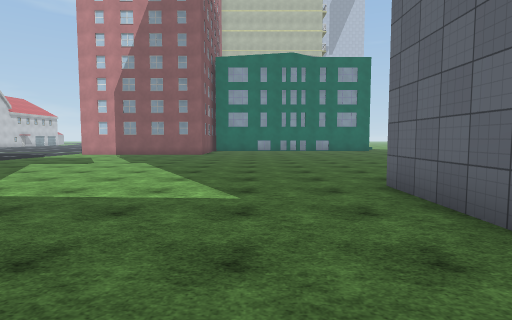
view 1 (above)

24 first-person views from a walk through a scene from a Unity 3-D project. The camera is 1.5 m above the floor, tilts 4° down and sees 80° across. The floor is counted in squares, 2 m on a side. Each view is taken from the middle of a square. On the plan, view 1 faces up. The plan holds only what a view shows up to about 10 squares ahead; the rest is blank. The place goes on beyond the plan. The player is left out. Some surface patterns are stand-ins.

view 2
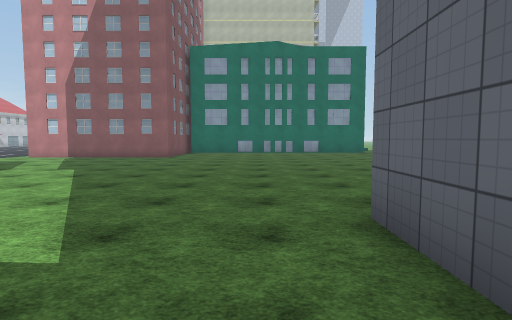

view 3
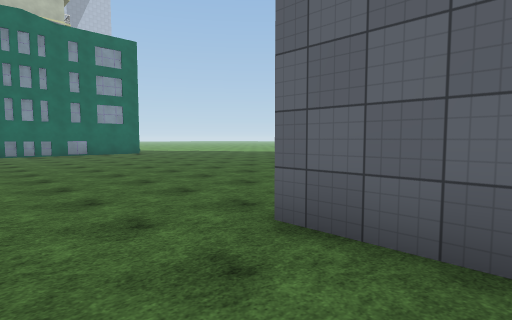

view 4
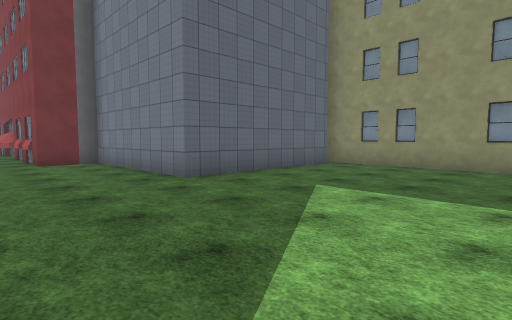

view 5
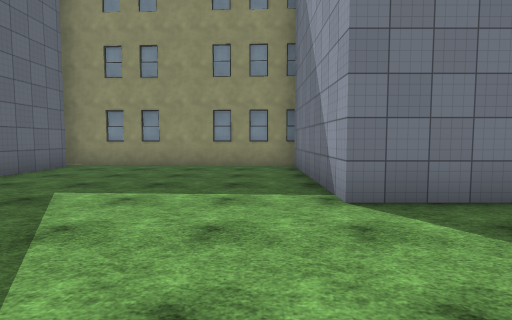

view 6
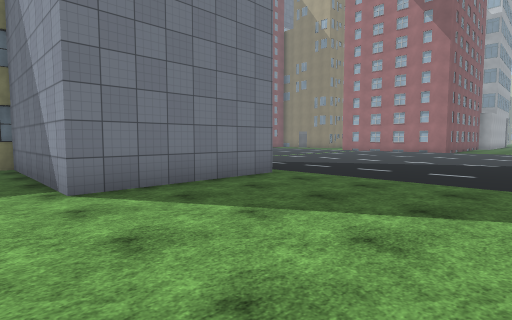

view 7
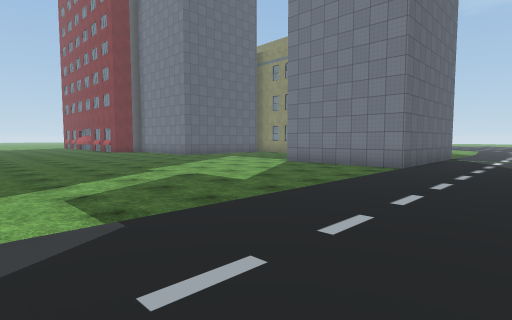

view 8
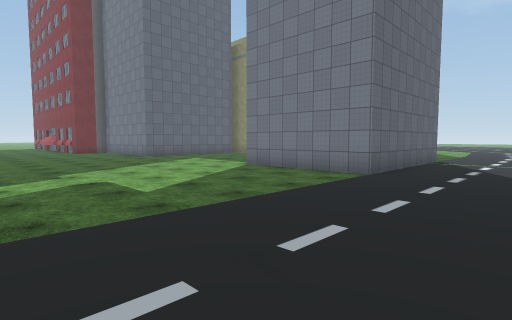

view 9
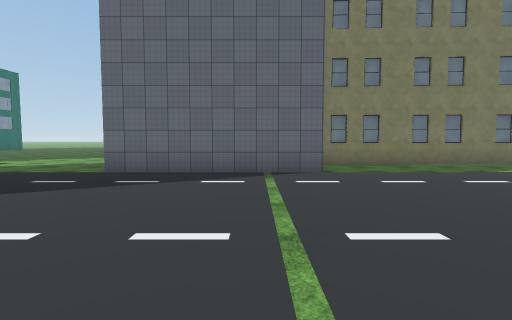

view 10
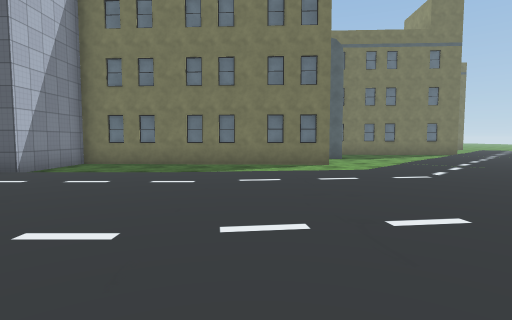

view 11
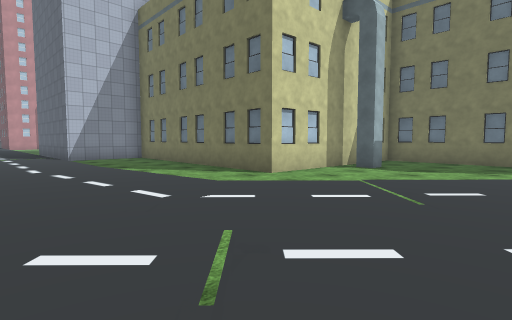

view 12
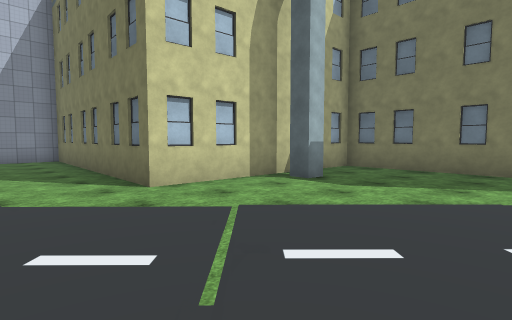

view 13
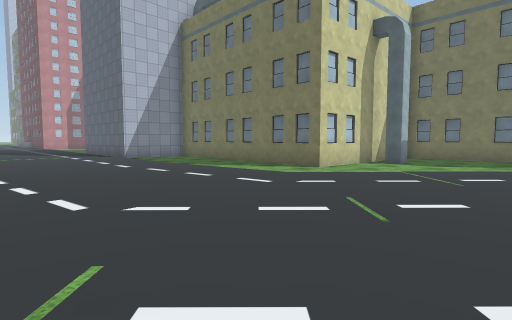

view 14
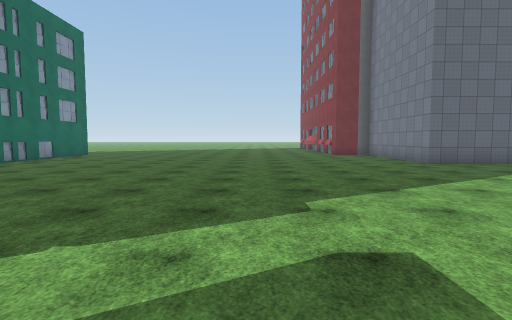

view 15
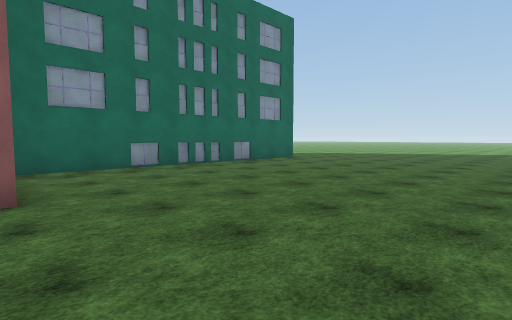

view 16
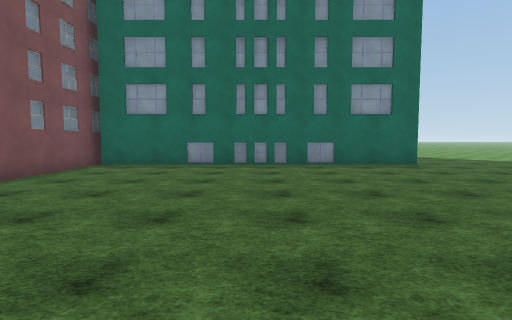

view 17
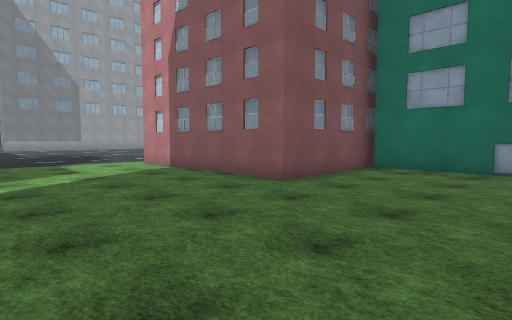

view 18
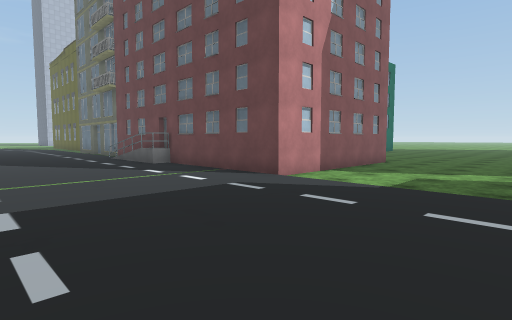

view 19
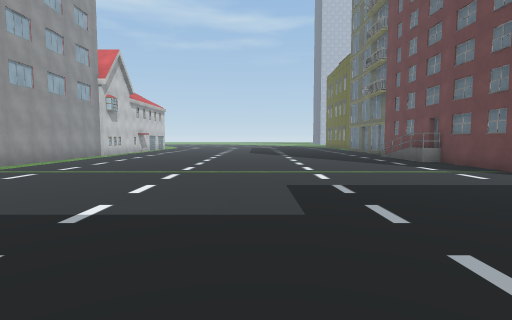

view 20
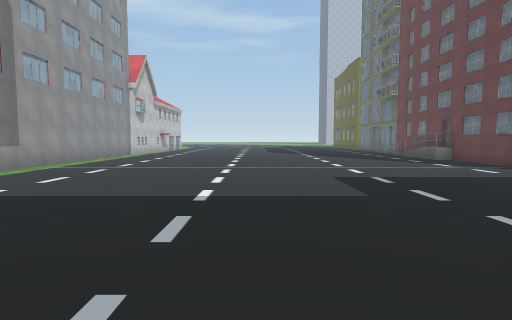

view 21
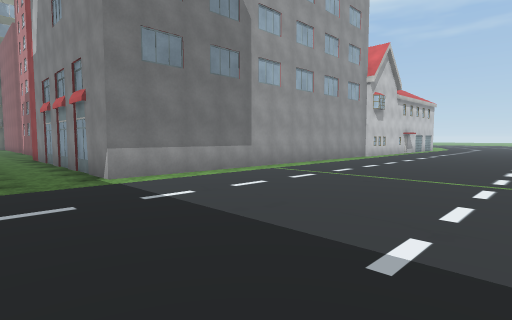

view 22
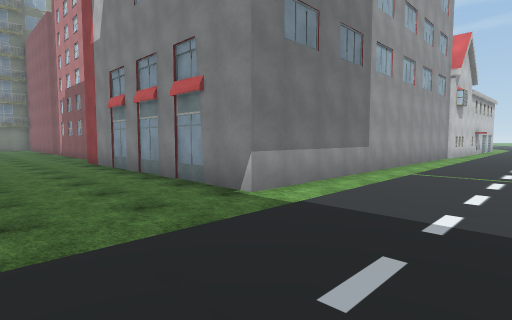

view 23
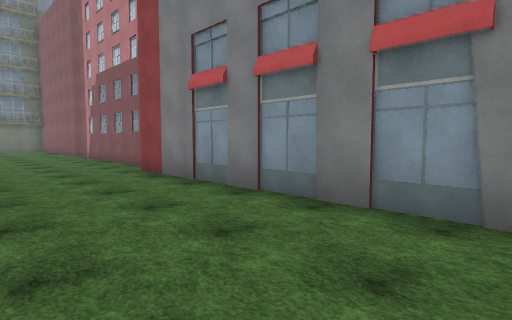

view 24
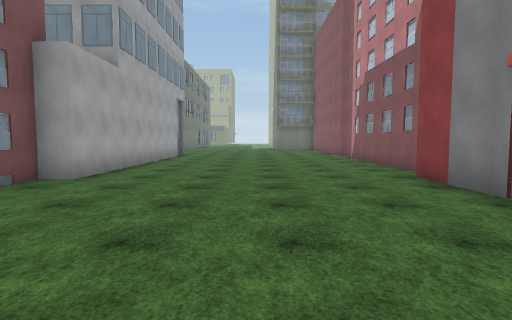

### Floor plan
Key: @ floor where view 1 was taken; # wall or solid block; . floor; B building.
Columns run from 33 left of view 1 to 8 right of it. Each row starts with its distance up from view 1.
 19             #............B             B..
 18             #............#    ##########..
 17             #............#    #...........
 16             #............#    #...........
 15             #............#    #..........
 14             #............######..........
 13 ###B       ##.............................
 12 ....########..............................
 11 ..........................................
 10 .........................................
  9 ................ ...  ...................
  8 ..........       .......................
  7 .........         ........................
  6 ........           .....................##
  5 BB  ##              ................#####
  4                      ....#####.....##
  3                     .....#   #.....#
  2                    ......#   #.....#
  1                   .......#   #.....#
  0                    ......#####...@.#
 -1                     ........########
 -2                      .......#
 -3                      .......#
 -4                     ........#
 -5                    .........#
 -6                   ..........#
 -7                    .........#
 -8                     ........#######
 -9                     ..........#...#
-10                     .............##
-11                     .............#
-12                     .............#
-13                     ...........

Positions as (right, up) in squares from view 1, and headings:
1: (0, 0), facing up
2: (1, 2), facing up
3: (0, 3), facing up-right
4: (-3, 8), facing down-right
5: (-3, 8), facing down
6: (-3, 9), facing down-left
7: (-11, 13), facing down-right
8: (-11, 11), facing down-right
9: (-15, 1), facing right
10: (-15, -6), facing right
11: (-11, -13), facing up-right
12: (-8, -13), facing up-right
13: (-13, -13), facing up-right
14: (-7, 10), facing right
15: (-3, 10), facing up-right
16: (2, 9), facing up
17: (1, 10), facing up-left
18: (-13, 10), facing up-right
19: (-14, 9), facing up
20: (-15, 8), facing up
21: (-15, 10), facing up-left
22: (-18, 9), facing up-left
23: (-22, 9), facing up-left
24: (-23, 9), facing left
